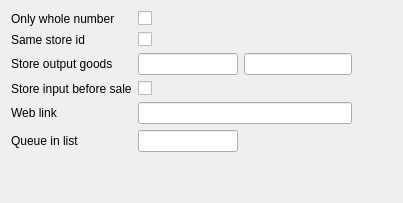
     <widget class="QWidget" name="tab_4">
      <attribute name="title">
       <string>Options</string>
      </attribute>
      <layout class="QGridLayout" name="gridLayout_3">
       <item row="3" column="0">
        <widget class="QLabel" name="label_2">
         <property name="text">
          <string>Store input before sale</string>
         </property>
        </widget>
       </item>
       <item row="0" column="0">
        <widget class="QLabel" name="label_7">
         <property name="text">
          <string>Only whole number</string>
         </property>
        </widget>
       </item>
       <item row="2" column="2">
        <widget class="C5LineEditWithSelector" name="leStoreIdName">
         <property name="focusPolicy">
          <enum>Qt::NoFocus</enum>
         </property>
         <property name="readOnly">
          <bool>true</bool>
         </property>
        </widget>
       </item>
       <item row="3" column="1">
        <widget class="C5CheckBox" name="chStoreInputBeforeSale">
         <property name="text">
          <string/>
         </property>
         <property name="Field" stdset="0">
          <string>f_storeinputbeforesale</string>
         </property>
        </widget>
       </item>
       <item row="4" column="0">
        <widget class="QLabel" name="label_13">
         <property name="text">
          <string>Web link</string>
         </property>
        </widget>
       </item>
       <item row="2" column="0">
        <widget class="QLabel" name="label_6">
         <property name="text">
          <string>Store output goods</string>
         </property>
        </widget>
       </item>
       <item row="6" column="1">
        <spacer name="verticalSpacer">
         <property name="orientation">
          <enum>Qt::Vertical</enum>
         </property>
         <property name="sizeHint" stdset="0">
          <size>
           <width>20</width>
           <height>40</height>
          </size>
         </property>
        </spacer>
       </item>
       <item row="4" column="3">
        <spacer name="horizontalSpacer">
         <property name="orientation">
          <enum>Qt::Horizontal</enum>
         </property>
         <property name="sizeHint" stdset="0">
          <size>
           <width>40</width>
           <height>20</height>
          </size>
         </property>
        </spacer>
       </item>
       <item row="2" column="1">
        <widget class="C5LineEditWithSelector" name="leStoreId">
         <property name="maximumSize">
          <size>
           <width>100</width>
           <height>16777215</height>
          </size>
         </property>
         <property name="Field" stdset="0">
          <string>f_storeid</string>
         </property>
         <property name="Type" stdset="0">
          <number>1</number>
         </property>
        </widget>
       </item>
       <item row="1" column="1">
        <widget class="C5CheckBox" name="chSameStoreId">
         <property name="text">
          <string/>
         </property>
        </widget>
       </item>
       <item row="1" column="0">
        <widget class="QLabel" name="label_5">
         <property name="text">
          <string>Same store id</string>
         </property>
        </widget>
       </item>
       <item row="0" column="1">
        <widget class="C5CheckBox" name="chOnlyWholeNumber">
         <property name="text">
          <string/>
         </property>
         <property name="Field" stdset="0">
          <string>f_wholenumber</string>
         </property>
         <property name="Default" stdset="0">
          <number>0</number>
         </property>
        </widget>
       </item>
       <item row="4" column="1" colspan="2">
        <widget class="C5LineEditWithSelector" name="leWebLink">
         <property name="focusPolicy">
          <enum>Qt::NoFocus</enum>
         </property>
         <property name="readOnly">
          <bool>false</bool>
         </property>
         <property name="Field" stdset="0">
          <string>f_weblink</string>
         </property>
        </widget>
       </item>
       <item row="5" column="0">
        <widget class="QLabel" name="label_14">
         <property name="text">
          <string>Queue in list</string>
         </property>
        </widget>
       </item>
       <item row="5" column="1">
        <widget class="C5LineEditWithSelector" name="leStoreId_2">
         <property name="maximumSize">
          <size>
           <width>100</width>
           <height>16777215</height>
          </size>
         </property>
         <property name="Field" stdset="0">
          <string>f_queue</string>
         </property>
         <property name="Type" stdset="0">
          <number>1</number>
         </property>
        </widget>
       </item>
      </layout>
     </widget>
